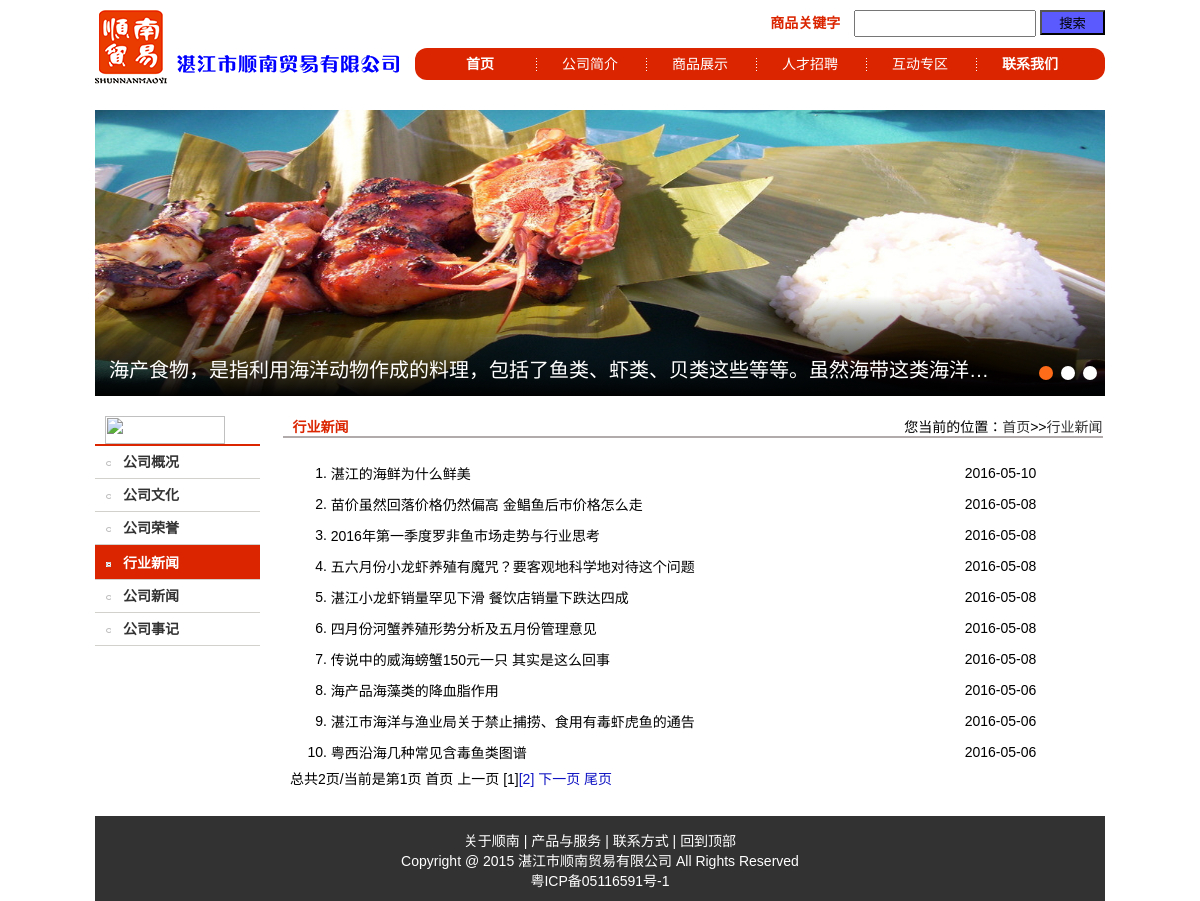
The app's page /pc/gonsishunnan.php with its own data.
### tables this page shows
CREATE TABLE IF NOT EXISTS `album` (
  `id` int(10) unsigned NOT NULL AUTO_INCREMENT,
  `pid` int(10) unsigned NOT NULL,
  `jid` int(10) unsigned NOT NULL,
  `sid` int(10) unsigned NOT NULL,
  `albumPath` varchar(50) NOT NULL,
  `time` date NOT NULL,
  PRIMARY KEY (`id`)
);

CREATE TABLE IF NOT EXISTS `jdtuku` (
  `id` int(10) unsigned NOT NULL AUTO_INCREMENT,
  `title` varchar(50) NOT NULL,
  `tuku` varchar(50) NOT NULL,
  `href` varchar(50) NOT NULL,
  `status` varchar(50) NOT NULL DEFAULT '是',
  `time` date NOT NULL,
  PRIMARY KEY (`id`)
);

CREATE TABLE IF NOT EXISTS `gongao` (
  `id` int(10) unsigned NOT NULL AUTO_INCREMENT,
  `title` varchar(80) NOT NULL,
  `content` text NOT NULL,
  `status` varchar(50) NOT NULL,
  `time` date NOT NULL,
  PRIMARY KEY (`id`)
);

### lib/mysql.func.php (called while the page is built, shortened)
<?php
function fetchAll($sql,$result_type=MYSQL_ASSOC){
	$result=mysql_query($sql);
	while(@$row=mysql_fetch_array($result,$result_type)){
		$rows[]=$row;
	}
	return $rows;
}
function getResultNum($sql){
	$result=mysql_query($sql);
	return mysql_num_rows($result);
}

### core/Jdtuku.inc.php (called while the page is built, shortened)
<?php
function getAllImgByJdtukuId($id){
	$sql="select a.albumPath from album a where jid={$id} order by time desc limit 1";
	$rows=fetchAll($sql);
	return $rows;
}

### pc/gonsishunnan.php (the view, shortened to what this page needs)
<!DOCTYPE html PUBLIC "-//W3C//DTD XHTML 1.0 Transitional//EN" "http://www.w3.org/TR/xhtml1/DTD/xhtml1-transitional.dtd">
<html xmlns="http://www.w3.org/1999/xhtml">
<head>
<link href="style/base.css" rel="stylesheet" type="text/css" />
<link href="style/gonsi.css" rel="stylesheet" type="text/css" />
</head>
<body>
    <?php include("top.php");?>
<div class="gonsi_3">
	<div class="gonsi_3_left">
		<p><img src="images/gonsi_1.gif" width="120" height="28" style="margin-left:10px;" /></p>
        <ul>
        	 <li  id="gs_1" class='gs_li ' ><a href="gonsi.php"><img src="images/gonsi_2.gif" />公司概况</a></li>
             <li  id="gs_2" class='gs_li '  ><a href="gonsiwenhua.php"><img src="images/gonsi_2.gif" />公司文化</a></li>
             <li  id="gs_3" class='gs_li ' ><a href="gonsironyi.php"><img src="images/gonsi_2.gif" />公司荣誉</a></li>
             <li  id="gs_4" class='gs_li gs_li1'><a href="gonsishunnan.php"><img src="images/gonsi_2.gif" />行业新闻</a></li>
             <li  id="gs_5" class='gs_li'><a href="gonsicuxiao.php"><img src="images/gonsi_2.gif"  />公司新闻</a></li>
             <li  id="gs_6" class='gs_li'><a href="gonsieven.php"><img src="images/gonsi_2.gif"   />公司事记</a></li>
        </ul>
    </div>
    <div class="gonsi_3_right">
     	<div class="gonsi3_right">
        	<span class="gonsi3_right1">行业新闻</span>
            <span class="gonsi3_right2">您当前的位置：<a href="index.php">首页</a>>><a href="gonsishunnan.php">行业新闻</a></span>
        </div>
        <div class="gonsi3_right3">
        <ul>
            <?php
              $page=$_REQUEST['page']?(int)$_REQUEST['page']:1;
              $sql="select * from gongao";
              $totalRows=getResultNum($sql);
              $pageSize=10;
              $totalPage=ceil($totalRows/$pageSize);
              $offset=($page-1)*$pageSize;
              $sql="select id,title,content,status,time from gongao order by time desc limit {$offset},{$pageSize}";
              $rows=fetchAll($sql);
            ?>
            <?php  foreach($rows as $gongao):?>
              <li class="gonsi-list">
                  <a href="gonsishunnanDetails.php?id=<?php echo $gongao['id'];?>" class="clearfix" title="<?php echo $gongao['title'];?>" target="_blank">
                      <span class="gonsi-list-a"><?php echo $gongao['title'];?></span>
                      <span class="gonsi-list-time"><?php echo $gongao['time'];?></span>
                    </a>
              </li>
          <?php endforeach;?>
      </ul>
      <?php if($totalRows>$pageSize):?>
          <?php echo showPage($page, $totalPage);?>
          <?php endif;?>
      </div>
    </div>
   </div>
<?php include("footer.php");?>
</body>
</html>
</body>
</html>

### pc/top.php (shortened to what this page needs)
<?php
  require_once '../include.php';
?>
	<div class="header">
  	<div class="logo">
      	<span class="logo_1"><img src="images/logo.gif" width="72" height="74" /></span>
        <span class="logo_2"><img src="images/ziti_03.gif" width="224" height="18" /></span>
    </div>
    <div class="header_right">
    	<p>
        <span class="header_ziti">商品关键字</span>
      	<input name="商品关键字" type="text" style="width:162px; height:23px;" value=""  class="search"  id="search">
        <input name="搜索" type="submit" value="搜索" style="background-color:#5a5aff;width:65px; height:25px;" onclick="search()" />
      </p>
      <div id="menu">
  				<ul>
             <li id="m_1" class='m_li_a qw'><a href="index.php" target="_blank">首页</a></li>
            <li id="m_2" class='m_li' onmouseover='mover(2);' onmouseout='mout(2);'><a href="gonsi.php" target="_blank">公司简介</a></li>
            <li id="m_3" class='m_li' onmouseover='mover(3);' onmouseout='mout(3);'><a href="shangpinall.php" target="_blank">商品展示</a></li>
            <li id="m_4" class='m_li' onmouseover='mover(4);' onmouseout='mout(4);'><a href="rencai.php" target="_blank">人才招聘</a></li>
            <li id="m_5" class='m_li' onmouseover='mover(5);' onmouseout='mout(5);'><a href="hudon.php" target="_blank">互动专区</a></li>
            <li id="m_6" class='m_li_a'><a href="me.php" target="_blank">联系我们</a></li>
          </ul>
		  </div>
      <div  id="as" class="as">
        <ul class="smenu">
  			</ul>
	    </div>
    </div>
  </div>
  <div class="banner-img">
    <div class="sliderBox fl" id="sliderIndex">
        <ul class="picBox">
          <?php
            $sql="select * from jdtuku where status like '%是%' order by time desc limit 0,5";
             if($sql){
              $rows=fetchAll($sql);
            }
            else{
              echo "对不起，没有相关的图片";
            }
          ?>
            <?php foreach($rows as $row):?>
            <li>
                <a href="<?php echo $row['href']; ?>" target="_blank">
                <?php
                  $proImgs=getAllImgByJdtukuId($row['id']);
                  foreach($proImgs as $img):
                ?>
                  <img src="../Jdtuku/<?php echo $img['albumPath'];?>" alt="<?php echo $row['title']; ?>"/>
                   <?php endforeach;?>
                </a>
                <i class="it-text-cover"></i>
                <div class="txtBox">
                    <a href="<?php echo $row['href']; ?>" class="text-hide"><?php echo $row['title']; ?></a>
                </div>
            </li>
            <?php  endforeach;?>
        </ul>
        <ul class="hd"></ul>
    </div>
  </div>

### pc/style/base.css (style rules this page uses)
* { margin:0 auto; padding:0; }
ul li { list-style-type:none; }
a { color: #333333; text-decoration: none; border:none; }
body { width:1010px; height:auto; margin-top:10px; color: #000; font-family: "Microsoft YaHei", "微软雅黑", Verdana, Arial, sans-serif, "Times New Roman", "宋体"; font-size:14px; }
.fl,.f-fl { float:left; display:inline; }
.clearfix:after,.clear:after { clear:both; content:"."; display:block; height:0; visibility:hidden; }
.clearfix,.clear { zoom:1; }
.search { width: 140px; height: 30px; line-height: 30px\9; padding: 0 8px; }
.header { display: block; width: 1010px; height: 100px; text-align:center; }
.header .logo { float: left; padding-right: 24px; position: absolute; }
.header_ziti { color:#da2500; margin-right:10px; font-size:14px; font-weight:bold; }
.logo span { display: block; position:relative; float: left; margin-right: 10px; }
.logo .logo_2 { display: block; margin-top: 45px; position: relative; }
.header_right { float: right; }
.header_right p { float:right; }
#menu { width:690px; height:32px; margin-top:38px; background-color:#da2500; border-radius:12px; text-align:center; }
#menu ul { margin:auto; width:670px; height:32px; list-style-type:none; padding:0px; margin-top:0px; margin-bottom:0px; }
.m_li { float:left; width:114px; line-height:32px; text-align:center; margin-right:-2px; margin-left:-2px; }
.m_li a { display:block; color:#FFFFFF; width:114px; background:url(../images/line1.gif) no-repeat right center; }
.m_li_a { float:left; width:114px; line-height:32px; text-align:center; padding-top:3px; font-weight:bold; position:relative; height:32px; margin-top:-3px; margin-right:-2px; margin-left:-2px; }
.m_li_a a { display:block; color:#FFFFFF; width:114px; }
.qw a { background:url(../images/line1.gif) no-repeat right center; }
.as { height:30px; width:680px; }
.smenu { width:680px; margin:0px auto 0px auto; padding:0px; list-style-type:none; height:30px; }
img { border:none; }
.banner-img { width:1010px; height:286px; overflow:hidden; position:relative; z-index:1; text-align:center; }
.sliderBox { position:relative; width:1010px; }
.sliderBox .picBox { width:1010px; height:286px; }
.sliderBox .picBox li { position:relative; width:1010px; height:286px; }
.sliderBox .picBox li img, .sliderBox .picBox .img-hover { width:1010px; height:286px; }
.sliderBox .txtBox { position:absolute; bottom:0; left:0; width:100%; height:100px; line-height:148px; text-indent:1em; overflow:hidden; }
.sliderBox .txtBox a { display:block; padding-right: 100px; font-size:20px; color:#fff; }
.sliderBox .hd { position:absolute; bottom:16px; right:0; }
.it-text-cover { background: -moz-linear-gradient(top,rgba(0,0,0,0) 0,rgba(0,0,0,.4) 35%,rgba(0,0,0,.99) 100%); background: -webkit-gradient(linear,left top,left bottom,color-stop(0%,rgba(0,0,0,0)),color-stop(35%,rgba(0,0,0,.4)),color-stop(100%,rgba(0,0,0,.99))); background: -webkit-linear-gradient(top,rgba(0,0,0,0) 0,rgba(0,0,0,.4) 35%,rgba(0,0,0,.99) 100%); background: linear-gradient(to bottom,rgba(0,0,0,0) 0,rgba(0,0,0,.4) 35%,rgba(0,0,0,.99) 100%); background-repeat: repeat-x; background-position: center bottom; filter: progid:DXImageTransform.Microsoft.gradient(startColorstr='#00000000',endColorstr='#000000',GradientType=0); position: absolute; width: 100%; height: 100px; bottom: 0; left: 0; }
.text_hide, .text-hide { display: block; overflow: hidden; white-space: nowrap; text-overflow: ellipsis; }
* { -moz-transition: color 300ms, background-color 300ms; -webkit-transition: color 300ms, background-color 300ms; -o-transition: color 300ms, background-color 300ms; transition: color 300ms, background-color 300ms; }

### records on screen
jdtuku: title "海产食物，是指利用海洋动物作成的料理，包括了鱼类、虾类、贝类这些等等。虽然海带这类海洋…"
album: albumPath (picture)
gongao: title "湛江的海鲜为什么鲜美", time "2016-05-10"
gongao: title "苗价虽然回落价格仍然偏高 金鲳鱼后市价格怎么走", time "2016-05-08"
gongao: title "2016年第一季度罗非鱼市场走势与行业思考", time "2016-05-08"
gongao: title "五六月份小龙虾养殖有魔咒？要客观地科学地对待这个问题", time "2016-05-08"
gongao: title "湛江小龙虾销量罕见下滑 餐饮店销量下跌达四成", time "2016-05-08"
gongao: title "四月份河蟹养殖形势分析及五月份管理意见", time "2016-05-08"
gongao: title "传说中的威海螃蟹150元一只 其实是这么回事", time "2016-05-08"
gongao: title "海产品海藻类的降血脂作用", time "2016-05-06"
gongao: title "湛江市海洋与渔业局关于禁止捕捞、食用有毒虾虎鱼的通告", time "2016-05-06"
gongao: title "粤西沿海几种常见含毒鱼类图谱", time "2016-05-06"

### other values on screen
showPage($page, $totalPage) "总共2页/当前是第1页"
